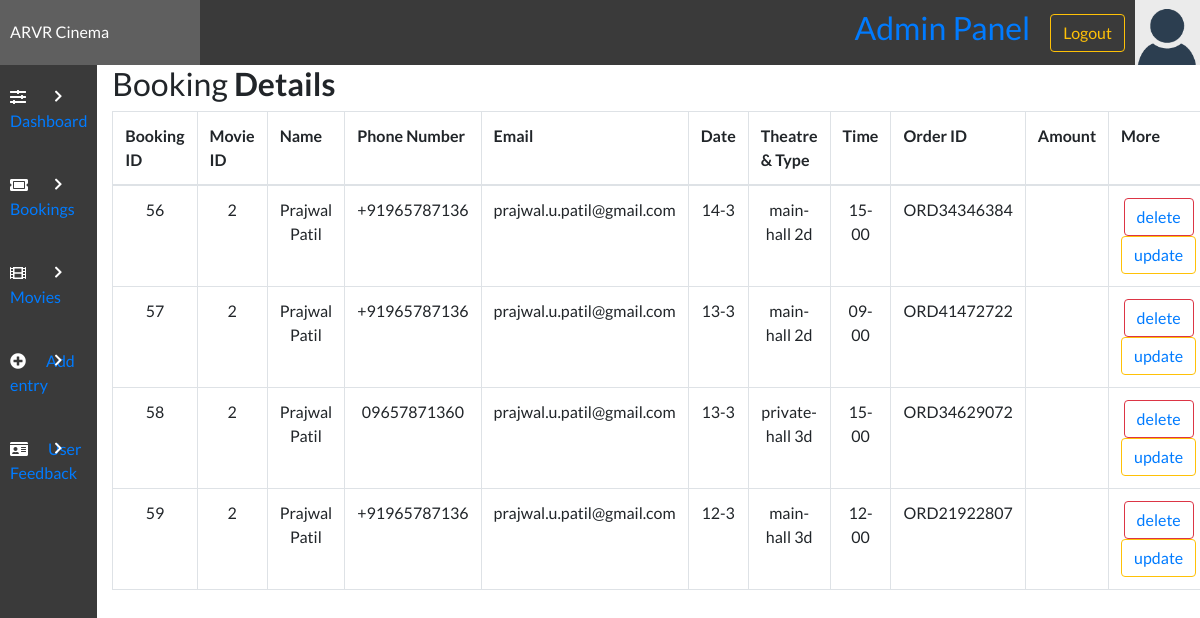
Page /admin/view.php (signed in) on the earlier database version.
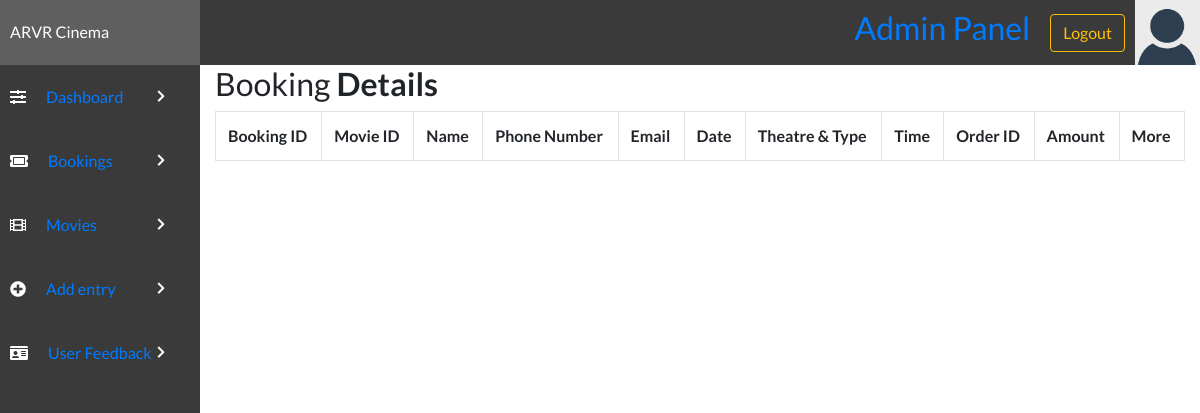
Same page on the later database version.
### tables this page shows
CREATE TABLE `bookingtable` (
  `bookingID` int(11) NOT NULL,
  `movieID` int(11) DEFAULT NULL,
  `bookingTheatre` varchar(100) NOT NULL,
  `bookingType` varchar(100) DEFAULT NULL,
  `bookingDate` varchar(50) NOT NULL,
  `bookingTime` varchar(50) NOT NULL,
  `bookingFName` varchar(100) NOT NULL,
  `bookingLName` varchar(100) DEFAULT NULL,
  `bookingPNumber` varchar(12) NOT NULL,
  `bookingEmail` varchar(255) NOT NULL,
  `amount` varchar(255) NOT NULL,
  `ORDERID` varchar(255) NOT NULL,
  `DATE-TIME` datetime NOT NULL DEFAULT current_timestamp()
);

### admin/view.php (the view, shortened to what this page needs)
<!DOCTYPE html>
<html lang="en">
<head>
    <link rel="stylesheet" href="../style/styles.css">
    <link rel="stylesheet" href="https://use.fontawesome.com/releases/v5.7.2/css/all.css">
    <link rel="stylesheet" href="https://cdnjs.cloudflare.com/ajax/libs/twitter-bootstrap/4.5.2/css/bootstrap.css">
    <link rel="stylesheet" href="https://cdn.datatables.net/1.10.22/css/dataTables.bootstrap4.min.css">
    <link rel="stylesheet" href="https://maxcdn.bootstrapcdn.com/bootstrap/4.0.0/css/bootstrap.min.css">
</head>
<body>
    <?php include('header.php'); ?>
    <div class="admin-container">
        <?php include('sidebar.php'); ?>
        <div class="container-lg">
            <div class="table-responsive">
                <div class="table-wrapper">
                    <div class="table-title">
                        <div class="row">
                            <div class="col-sm-8">
                                <h2>Booking <b>Details</b></h2>
                            </div>
                        </div>
                    </div>
                    <table class="table table-bordered" id="dataTable" width="100%" cellspacing="0">
                        <tr>
                            <th>Booking ID</th>
                            <th>Movie ID</th>
                            <th>Name</th>
                            <th>Phone Number</th>
                            <th>Email</th>
                            <th>Date</th>
                            <th>Theatre & Type</th>
                            <th>Time</th>
                            <th>Order ID</th>
                            <th>Amount</th>
                            <th>More</th>
                        </tr>
                        <tbody>
                            <?php
                            $host = "localhost";
                            $user = "root";
                            $password = "";
                            $dbname = "cinema_db";
                            $con = mysqli_connect($host, $user, $password, $dbname);
                            $select = "SELECT * FROM `bookingtable`";
                            $run = mysqli_query($con, $select);
                            while ($row = mysqli_fetch_array($run)) {
                                $bookingid = $row['bookingID'];
                                $movieID = $row['movieID'];
                                $bookingFName = $row['bookingFName'];
                                $bookingLName = $row['bookingLName'];
                                $mobile = $row['bookingPNumber'];
                                $email = $row['bookingEmail'];
                                $date = $row['bookingDate'];
                                $theatre = $row['bookingTheatre'];
                                $type = $row['bookingType'];
                                $time = $row['bookingTime'];
                                $ORDERID = $row['ORDERID'];
                                $amount = $row['amount'];
                            ?>
                                <tr align="center">
                                <td><?php echo $bookingid; ?></td>
                                    <td><?php echo $movieID; ?></td>
                                    <td><?php echo $bookingFName . ' ' . $bookingLName; ?></td>
                                    <td><?php echo $mobile; ?></td>
                                    <td><?php echo $email; ?></td>
                                    <td><?php echo $date; ?></td>
                                    <td><?php echo $theatre . ' ' . $type; ?></td>
                                    <td><?php echo $time; ?></td>
                                    <td><?php echo $ORDERID; ?></td>
                                    <td><?php echo $amount; ?></td>
                                    <td><button type="submit" onclick="" type="button" class="btn btn-outline-danger"><?php echo  "<a href='deleteBooking.php?id=" . $row['bookingID'] . "' >delete</a>"; ?></button><button name="update"  type="submit" onclick="" type="button" class="btn btn-outline-warning"><?php echo  "<a href='editBooking.php?id=" . $row['bookingID'] . "'>update</a>"; ?></button></td>
                                </tr>
                            <?php }
                            ?>
                        </tbody>
                    </table>
                </div>
            </div>
        </div>
    </div>
</body>
</html>

Differences in the rows shown:
removed bookingtable: bookingID "56", movieID "2", bookingFName "Prajwal", bookingLName "Patil", bookingPNumber "+91965787136", bookingEmail "prajwal.u.patil@gmail.com", bookingDate "14-3", bookingTheatre "main-hall", bookingType "2d", bookingTime "15-00", ORDERID "ORD34346384"
removed bookingtable: bookingID "57", movieID "2", bookingFName "Prajwal", bookingLName "Patil", bookingPNumber "+91965787136", bookingEmail "prajwal.u.patil@gmail.com", bookingDate "13-3", bookingTheatre "main-hall", bookingType "2d", bookingTime "09-00", ORDERID "ORD41472722"
removed bookingtable: bookingID "58", movieID "2", bookingFName "Prajwal", bookingLName "Patil", bookingPNumber "09657871360", bookingEmail "prajwal.u.patil@gmail.com", bookingDate "13-3", bookingTheatre "private-hall", bookingType "3d", bookingTime "15-00", ORDERID "ORD34629072"
removed bookingtable: bookingID "59", movieID "2", bookingFName "Prajwal", bookingLName "Patil", bookingPNumber "+91965787136", bookingEmail "prajwal.u.patil@gmail.com", bookingDate "12-3", bookingTheatre "main-hall", bookingType "3d", bookingTime "12-00", ORDERID "ORD21922807"
